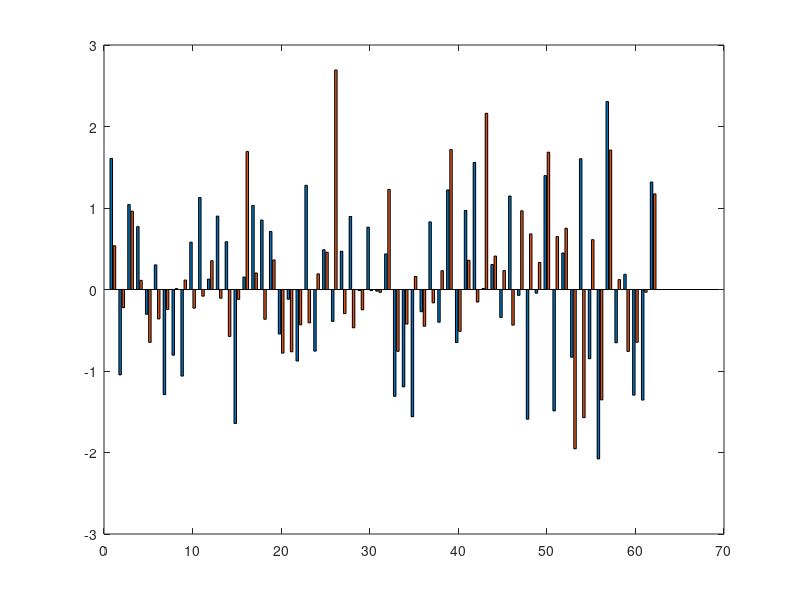

The MATLAB script that drew this image: (Note: this script raises an error after producing the figure.)
nGroup = 62; % Number of group
nStack = 2; % Number of bars/group
% Generate some random data
se = rand(nStack, nGroup); % standard error
data = randn(nStack, nGroup); % averages
%% Working example  ("hold on" after calling bar())
figure;
% Plot individual bars
hBar = bar(data');
% Get x and y position of bars
ctr = zeros(nStack, nGroup);
ydt = zeros(nStack, nGroup);
for i = 1:length(hBar)
  ctr(i,:) = bsxfun(@plus, hBar(1).XData, [hBar(i).XOffset]');
  ydt(i,:) = hBar(i).YData;
end
disp(ctr); % Prints x positions (double numbers)
hold on;
% Plot error bars on top of individual bar plots
errorbar(ctr', ydt', se', 'o', 'marker', 'none', 'linewidth', 2);
hold off;
% %% Not Working example ("hold on" before calling bar())
% figure; % Create figure
% hold on;
% hBar = bar(data');
% ctr = zeros(nStack, nGroup);
% ydt = zeros(nStack, nGroup);
% for i = 1:length(hBar)
%   ctr(i,:) = bsxfun(@plus, hBar(1).XData, [hBar(i).XOffset]');
%   ydt(i,:) = hBar(i).YData;
% end 
% disp(ctr); % Prints x positions (rounded numbers)
% % Plot error bars on top of individual bar plots
% errorbar(ctr', ydt', se', 'o', 'marker', 'none', 'linewidth', 2);
% hold off;